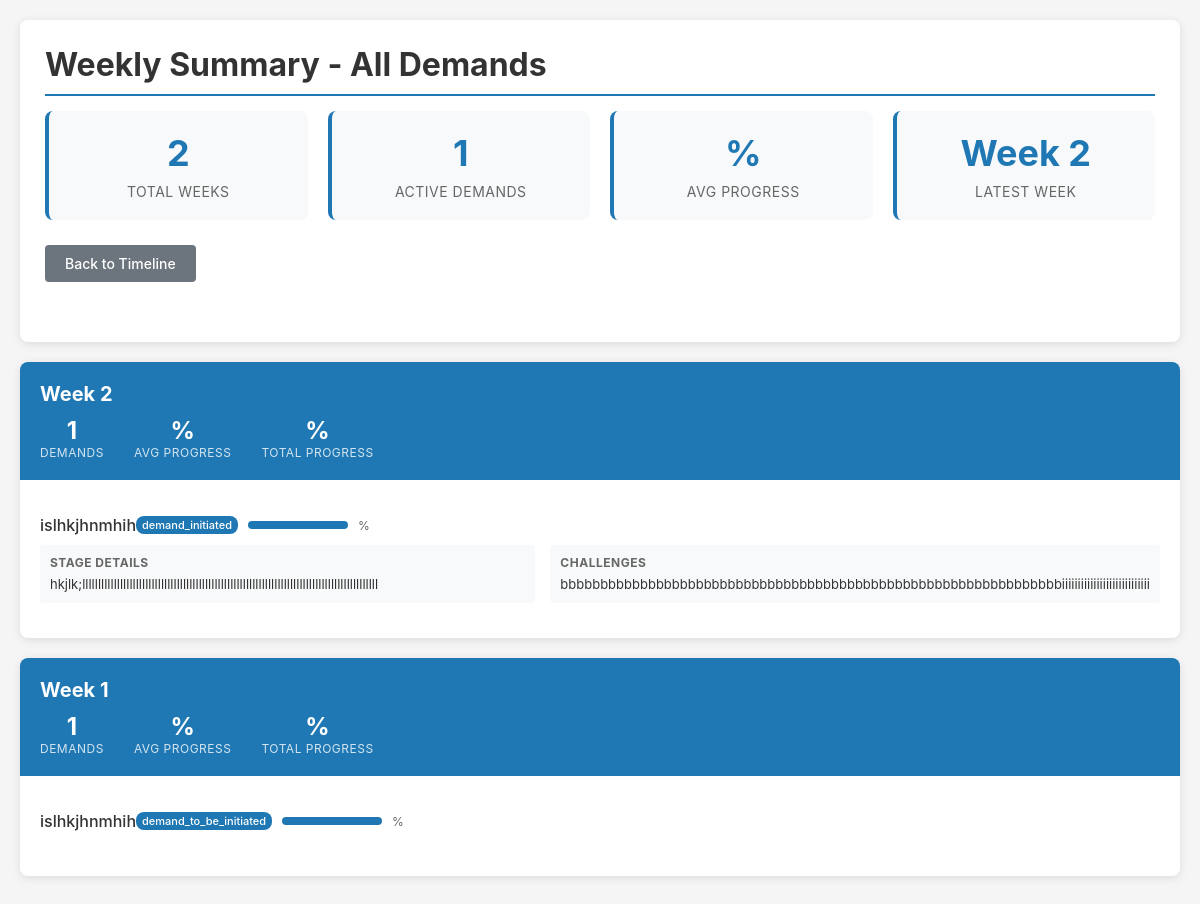
The app's page /weekly/summary/ with its own data.
### trackerapp/models.py (models this page shows, shortened)
class Demand(models.Model):
    name = models.CharField(max_length=200)
    created_at = models.DateTimeField(auto_now_add=True)
    demand_ID = models.CharField(max_length=100, null=True, blank=True)
    file_type = models.CharField(max_length=100, null=True, blank=True)
    file_subtype = models.CharField(max_length=100, null=True, blank=True)
    file_detail = models.CharField(max_length=100, null=True, blank=True)
    demand_amount = models.DecimalField(max_digits=15, decimal_places=2, null=True, blank=True)
    io_name = models.CharField(max_length=200, null=True, blank=True)
    start_date = models.DateField(null=True, blank=True)
    duration_months = models.IntegerField(null=True, blank=True)
    weekly_start_date = models.DateField(null=True, blank=True)
    weekly_end_date = models.DateField(null=True, blank=True)

class WeeklyUpdate(models.Model):
    demand = models.ForeignKey(Demand, on_delete=models.CASCADE, related_name='weekly_updates')
    week_number = models.IntegerField()
    week_start_date = models.DateField()
    week_end_date = models.DateField()
    current_stage = models.CharField(max_length=50, choices=Stage.choices, null=True, blank=True)
    progress_percentage = models.IntegerField(default=0)
    challenges = models.TextField(blank=True, null=True)
    achievements = models.TextField(blank=True, null=True)
    next_week_plan = models.TextField(blank=True, null=True)
    created_at = models.DateTimeField(auto_now_add=True)
    updated_at = models.DateTimeField(auto_now=True)
    class Meta:
        unique_together = ('demand', 'week_number')
        ordering = ['-week_number']

### trackerapp/views.py (the view)
# urls.py: path('weekly/summary/', views.weekly_summary, name='weekly_summary'),
def weekly_summary(request):
    all_weekly_updates = WeeklyUpdate.objects.all().order_by('-created_at')
    weekly_summaries = {}
    for update in all_weekly_updates:
        week_key = f"Week {update.week_number}"
        if week_key not in weekly_summaries:
            weekly_summaries[week_key] = {
                'week_number': update.week_number,
                'demands': [],
                'demand_count': 0
            }
        weekly_summaries[week_key]['demands'].append({
            'demand_name': update.demand.name,
            'current_stage': update.current_stage,
            'challenges': update.challenges,
            'achievements': update.achievements
        })
        weekly_summaries[week_key]['demand_count'] += 1
    return render(request, 'trackerapp/weekly_summary.html', {
        'weekly_summaries': weekly_summaries
    })

### trackerapp/templates/trackerapp/weekly_summary.html (shortened to what this page needs)
<!DOCTYPE html>
<html lang="en">
<head>
</head>
<body>
    <div class="container">
        <div class="header">
            <h1>Weekly Summary - All Demands</h1>
            <div class="summary-overview">
                <div class="overview-card">
                    <div class="overview-number">{{ weekly_summaries|length }}</div>
                    <div class="overview-label">Total Weeks</div>
                </div>
                <div class="overview-card">
                    <div class="overview-number">
                        {% if weekly_summaries %}
                        {% for week_key, week_data in weekly_summaries.items %}
                        {% if forloop.first %}
                        {{ week_data.demand_count }}
                        {% endif %}
                        {% endfor %}
                        {% else %}
                        0
                        {% endif %}
                    </div>
                    <div class="overview-label">Active Demands</div>
                </div>
                <div class="overview-card">
                    <div class="overview-number">
                        {% if weekly_summaries %}
                        {% for week_key, week_data in weekly_summaries.items %}
                        {% if forloop.first %}
                        {{ week_data.avg_progress }}%
                        {% endif %}
                        {% endfor %}
                        {% else %}
                        0%
                        {% endif %}
                    </div>
                    <div class="overview-label">Avg Progress</div>
                </div>
                <div class="overview-card">
                    <div class="overview-number">
                        {% if weekly_summaries %}
                        {% for week_key, week_data in weekly_summaries.items %}
                        {% if forloop.first %}
                        Week {{ week_data.week_number }}
                        {% endif %}
                        {% endfor %}
                        {% else %}
                        N/A
                        {% endif %}
                    </div>
                    <div class="overview-label">Latest Week</div>
                </div>
            </div>
            <div class="actions">
                <a href="{% url 'demand_list' %}" class="btn btn-secondary">Back to Timeline</a>
            </div>
        </div>
        {% if weekly_summaries %}
        {% for week_key, week_data in weekly_summaries.items %}
        <div class="week-section">
            <div class="week-header">
                <div class="week-title">{{ week_key }}</div>
                <div class="week-stats">
                    <div class="week-stat">
                        <div class="week-stat-number">{{ week_data.demand_count }}</div>
                        <div class="week-stat-label">Demands</div>
                    </div>
                    <div class="week-stat">
                        <div class="week-stat-number">{{ week_data.avg_progress }}%</div>
                        <div class="week-stat-label">Avg Progress</div>
                    </div>
                    <div class="week-stat">
                        <div class="week-stat-number">{{ week_data.total_progress }}%</div>
                        <div class="week-stat-label">Total Progress</div>
                    </div>
                </div>
            </div>
            <div class="demands-list">
                {% for demand_data in week_data.demands %}
                <div class="demand-item">
                    <div class="demand-header">
                        <div class="demand-name">{{ demand_data.demand_name }}</div>
                        <div class="demand-progress">
                            {% if demand_data.current_stage %}
                            <span class="stage-badge">{{ demand_data.current_stage }}</span>
                            {% endif %}
                            <div class="progress-bar">
                                <div class="progress-fill" style="width: {{ demand_data.progress }}%"></div>
                            </div>
                            <div class="progress-text">{{ demand_data.progress }}%</div>
                        </div>
                    </div>
                    <div class="demand-details">
                        {% if demand_data.achievements %}
                        <div class="detail-section">
                            <h5>Stage Details</h5>
                            <p>{{ demand_data.achievements|truncatewords:20 }}</p>
                        </div>
                        {% endif %}
                        {% if demand_data.challenges %}
                        <div class="detail-section">
                            <h5>Challenges</h5>
                            <p>{{ demand_data.challenges|truncatewords:20 }}</p>
                        </div>
                        {% endif %}
                    </div>
                </div>
                {% endfor %}
            </div>
        </div>
        {% endfor %}
        {% else %}
        <div class="no-data">
            <h3>No Weekly Data Available</h3>
            <p>Start adding weekly updates to your demands to see the summary here.</p>
            <a href="{% url 'demand_list' %}" class="btn btn-primary">Go to Demands</a>
        </div>
        {% endif %}
    </div>
</body>
</html>

### trackerapp/templates/trackerapp/weekly_summary.html (style rules this page uses)
body { font-family: -apple-system, BlinkMacSystemFont, "Segoe UI", Roboto, sans-serif; margin: 0; padding: 20px; background-color: #f5f5f5; color: #333; }
.container { max-width: 1400px; margin: 0 auto; }
.header { background-color: white; padding: 25px; border-radius: 8px; box-shadow: 0 2px 10px rgba(0, 0, 0, 0.1); margin-bottom: 20px; }
h1 { color: #333; margin: 0 0 15px 0; border-bottom: 2px solid #1f78b4; padding-bottom: 10px; }
.summary-overview { display: grid; grid-template-columns: repeat(auto-fit, minmax(200px, 1fr)); gap: 20px; margin-bottom: 25px; }
.overview-card { background-color: #f8f9fa; padding: 20px; border-radius: 8px; text-align: center; border-left: 4px solid #1f78b4; }
.overview-number { font-size: 36px; font-weight: bold; color: #1f78b4; margin-bottom: 8px; }
.overview-label { color: #666; font-size: 14px; text-transform: uppercase; letter-spacing: 0.5px; }
.actions { margin-bottom: 25px; }
.btn { display: inline-block; padding: 10px 20px; font-size: 14px; font-weight: 500; text-decoration: none; border-radius: 4px; border: none; cursor: pointer; margin-right: 10px; margin-bottom: 10px; }
.btn-secondary { background-color: #6c757d; color: white; }
.week-section { background-color: white; border-radius: 8px; box-shadow: 0 2px 10px rgba(0, 0, 0, 0.1); margin-bottom: 20px; overflow: hidden; }
.week-header { background-color: #1f78b4; color: white; padding: 20px; }
.week-title { font-size: 20px; font-weight: bold; margin-bottom: 10px; }
.week-stats { display: flex; gap: 30px; flex-wrap: wrap; }
.week-stat { display: flex; flex-direction: column; align-items: center; }
.week-stat-number { font-size: 24px; font-weight: bold; }
.week-stat-label { font-size: 12px; opacity: 0.8; text-transform: uppercase; letter-spacing: 0.5px; }
.demands-list { padding: 20px; }
.demand-item { border-bottom: 1px solid #eee; padding: 15px 0; }
.demand-item:last-child { border-bottom: none; }
.demand-header { display: flex; justify-content: between; align-items: center; margin-bottom: 10px; }
.demand-name { font-weight: 500; color: #333; font-size: 16px; }
.demand-progress { display: flex; align-items: center; gap: 10px; }
.progress-bar { width: 100px; height: 8px; background-color: #e9ecef; border-radius: 4px; overflow: hidden; }
.progress-fill { height: 100%; background-color: #1f78b4; transition: width 0.3s ease; }
.progress-text { font-size: 12px; color: #666; min-width: 40px; }
.stage-badge { display: inline-block; background-color: #1f78b4; color: white; padding: 2px 6px; border-radius: 8px; font-size: 11px; font-weight: 500; }
.demand-details { display: grid; grid-template-columns: 1fr 1fr; gap: 15px; margin-top: 10px; }
.detail-section { background-color: #f8f9fa; padding: 10px; border-radius: 4px; }
.detail-section h5 { margin: 0 0 5px 0; font-size: 12px; color: #666; text-transform: uppercase; letter-spacing: 0.5px; }
.detail-section p { margin: 0; font-size: 13px; line-height: 1.4; color: #333; }

### records on screen
Demand: demand_name "islhkjhnmhih" "islhkjhnmhih"
WeeklyUpdate: current_stage "demand_initiated", achievements "hkjlk;llllllllllllllllllllllllllllllllllllllllllllllllllllllllllllllllllllllllllllllllllllllllllllll", challenges "bbbbbbbbbbbbbbbbbbbbbbbbbbbbbbbbbbbbbbbbbbbbbbbbbbbbbbbbbbbbbbbiiiiiiiiiiiiiiiiiiiiiiiiiiii"
WeeklyUpdate: current_stage "demand_to_be_initiated"

### other values on screen
{{ weekly_summaries|length }} "2"
{{ week_data.demand_count }} "1"
{{ week_data.week_number }} "2"
{{ week_key }} "Week 2" "Week 1"
{{ week_data.demand_count }} "1" "1"
